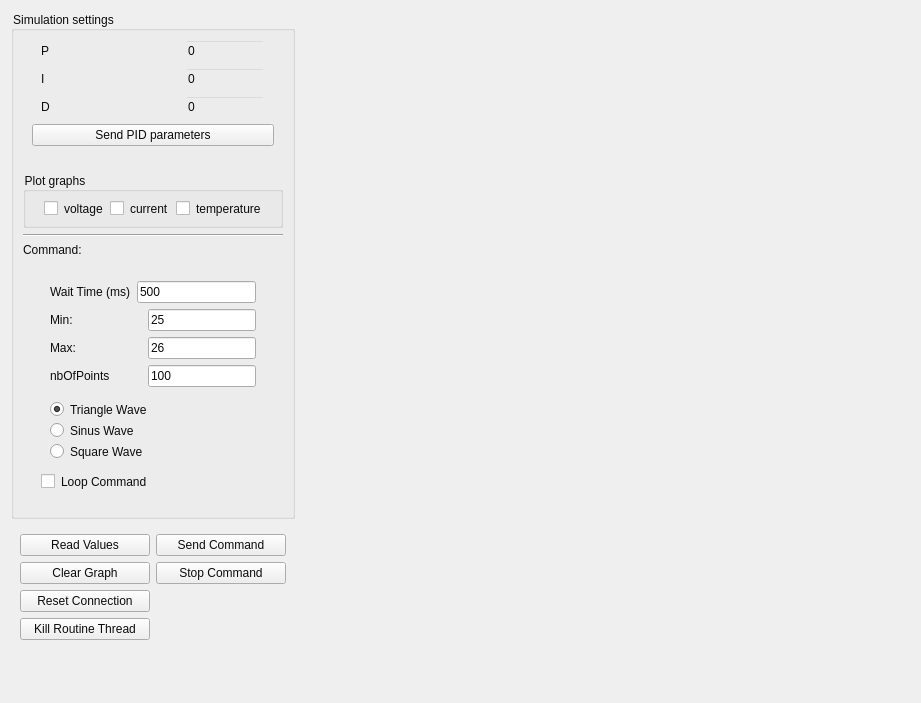
<?xml version="1.0" encoding="UTF-8"?>
<ui version="4.0">
 <class>simulationView</class>
 <widget class="QWidget" name="simulationView">
  <property name="geometry">
   <rect>
    <x>0</x>
    <y>0</y>
    <width>921</width>
    <height>703</height>
   </rect>
  </property>
  <property name="windowTitle">
   <string>Form</string>
  </property>
  <property name="styleSheet">
   <string notr="true">
QWidget{
color:#0B0B0B;
font: 11pt &quot;OpenSans-Light&quot;;
}
</string>
  </property>
  <layout class="QGridLayout" name="gridLayout">
   <item row="0" column="0">
    <widget class="QGroupBox" name="group_simulationParameters">
     <property name="sizePolicy">
      <sizepolicy hsizetype="Preferred" vsizetype="Preferred">
       <horstretch>0</horstretch>
       <verstretch>0</verstretch>
      </sizepolicy>
     </property>
     <property name="autoFillBackground">
      <bool>false</bool>
     </property>
     <property name="styleSheet">
      <string notr="true">border-color: rgb(0, 0, 0);</string>
     </property>
     <property name="title">
      <string>Simulation settings</string>
     </property>
     <layout class="QVBoxLayout" name="verticalLayout">
      <item>
       <widget class="QWidget" name="widget_2" native="true">
        <layout class="QVBoxLayout" name="verticalLayout_2">
         <property name="topMargin">
          <number>0</number>
         </property>
         <property name="bottomMargin">
          <number>20</number>
         </property>
         <item>
          <widget class="QWidget" name="widget" native="true">
           <layout class="QHBoxLayout" name="horizontalLayout">
            <property name="topMargin">
             <number>0</number>
            </property>
            <property name="bottomMargin">
             <number>0</number>
            </property>
            <item>
             <widget class="QLabel" name="la_population">
              <property name="text">
               <string>P</string>
              </property>
             </widget>
            </item>
            <item>
             <widget class="QLineEdit" name="le_P">
              <property name="enabled">
               <bool>true</bool>
              </property>
              <property name="sizePolicy">
               <sizepolicy hsizetype="Preferred" vsizetype="Fixed">
                <horstretch>0</horstretch>
                <verstretch>0</verstretch>
               </sizepolicy>
              </property>
              <property name="maximumSize">
               <size>
                <width>80</width>
                <height>16777215</height>
               </size>
              </property>
              <property name="styleSheet">
               <string notr="true">background-color: rgba(0,0,0,0);
corder-color: rgba(0,0,0,0);</string>
              </property>
              <property name="text">
               <string>0</string>
              </property>
              <property name="clearButtonEnabled">
               <bool>false</bool>
              </property>
             </widget>
            </item>
           </layout>
          </widget>
         </item>
         <item>
          <widget class="QWidget" name="widget_3" native="true">
           <layout class="QHBoxLayout" name="horizontalLayout_2">
            <property name="topMargin">
             <number>0</number>
            </property>
            <property name="bottomMargin">
             <number>0</number>
            </property>
            <item>
             <widget class="QLabel" name="la_nbOfInfected">
              <property name="text">
               <string>I</string>
              </property>
             </widget>
            </item>
            <item>
             <widget class="QLineEdit" name="le_I">
              <property name="sizePolicy">
               <sizepolicy hsizetype="Preferred" vsizetype="Fixed">
                <horstretch>0</horstretch>
                <verstretch>0</verstretch>
               </sizepolicy>
              </property>
              <property name="maximumSize">
               <size>
                <width>80</width>
                <height>16777215</height>
               </size>
              </property>
              <property name="styleSheet">
               <string notr="true">background-color: rgba(0,0,0,0);
corder-color: rgba(0,0,0,0);</string>
              </property>
              <property name="text">
               <string>0</string>
              </property>
             </widget>
            </item>
           </layout>
          </widget>
         </item>
         <item>
          <widget class="QWidget" name="widget_4" native="true">
           <layout class="QHBoxLayout" name="horizontalLayout_3">
            <property name="topMargin">
             <number>0</number>
            </property>
            <property name="bottomMargin">
             <number>0</number>
            </property>
            <item>
             <widget class="QLabel" name="la_simulationTime">
              <property name="text">
               <string>D</string>
              </property>
             </widget>
            </item>
            <item>
             <widget class="QLineEdit" name="le_D">
              <property name="sizePolicy">
               <sizepolicy hsizetype="Preferred" vsizetype="Fixed">
                <horstretch>0</horstretch>
                <verstretch>0</verstretch>
               </sizepolicy>
              </property>
              <property name="maximumSize">
               <size>
                <width>80</width>
                <height>16777215</height>
               </size>
              </property>
              <property name="styleSheet">
               <string notr="true">background-color: rgba(0,0,0,0);
corder-color: rgba(0,0,0,0);</string>
              </property>
              <property name="text">
               <string>0</string>
              </property>
             </widget>
            </item>
           </layout>
          </widget>
         </item>
         <item>
          <widget class="QPushButton" name="pb_send_PID">
           <property name="text">
            <string>Send PID parameters</string>
           </property>
          </widget>
         </item>
        </layout>
       </widget>
      </item>
      <item>
       <widget class="QGroupBox" name="group_graphType">
        <property name="title">
         <string>Plot graphs</string>
        </property>
        <layout class="QGridLayout" name="gridLayout_5">
         <property name="topMargin">
          <number>9</number>
         </property>
         <property name="bottomMargin">
          <number>9</number>
         </property>
         <item row="0" column="0">
          <widget class="QWidget" name="graphStyleWidget" native="true">
           <layout class="QGridLayout" name="gridLayout_6">
            <property name="topMargin">
             <number>0</number>
            </property>
            <property name="bottomMargin">
             <number>0</number>
            </property>
            <item row="0" column="0">
             <widget class="QCheckBox" name="cb_voltage">
              <property name="text">
               <string>voltage</string>
              </property>
             </widget>
            </item>
            <item row="0" column="1">
             <widget class="QCheckBox" name="cb_current">
              <property name="text">
               <string>current</string>
              </property>
             </widget>
            </item>
            <item row="0" column="2">
             <widget class="QCheckBox" name="cb_temperature">
              <property name="text">
               <string>temperature</string>
              </property>
             </widget>
            </item>
           </layout>
          </widget>
         </item>
        </layout>
       </widget>
      </item>
      <item>
       <widget class="Line" name="line">
        <property name="orientation">
         <enum>Qt::Horizontal</enum>
        </property>
       </widget>
      </item>
      <item>
       <widget class="QLabel" name="label">
        <property name="text">
         <string>Command:</string>
        </property>
       </widget>
      </item>
      <item>
       <widget class="QWidget" name="fittingSimulationWidget" native="true">
        <layout class="QGridLayout" name="gridLayout_2">
         <item row="1" column="1">
          <widget class="QWidget" name="widget_5" native="true">
           <property name="sizePolicy">
            <sizepolicy hsizetype="Preferred" vsizetype="Preferred">
             <horstretch>1</horstretch>
             <verstretch>0</verstretch>
            </sizepolicy>
           </property>
           <layout class="QVBoxLayout" name="verticalLayout_3">
            <item>
             <widget class="QWidget" name="widget_10" native="true">
              <layout class="QHBoxLayout" name="horizontalLayout_7">
               <property name="topMargin">
                <number>0</number>
               </property>
               <property name="bottomMargin">
                <number>0</number>
               </property>
               <item>
                <widget class="QLabel" name="la_cmdWaitTime">
                 <property name="text">
                  <string>Wait Time (ms)</string>
                 </property>
                </widget>
               </item>
               <item>
                <widget class="QLineEdit" name="le_cmdWaitTime">
                 <property name="text">
                  <string>500</string>
                 </property>
                </widget>
               </item>
              </layout>
             </widget>
            </item>
            <item>
             <widget class="QWidget" name="widget_6" native="true">
              <layout class="QHBoxLayout" name="horizontalLayout_4">
               <property name="topMargin">
                <number>0</number>
               </property>
               <property name="bottomMargin">
                <number>0</number>
               </property>
               <item>
                <widget class="QLabel" name="label_2">
                 <property name="sizePolicy">
                  <sizepolicy hsizetype="Expanding" vsizetype="Preferred">
                   <horstretch>0</horstretch>
                   <verstretch>0</verstretch>
                  </sizepolicy>
                 </property>
                 <property name="text">
                  <string>Min:</string>
                 </property>
                </widget>
               </item>
               <item>
                <widget class="QLineEdit" name="le_min">
                 <property name="text">
                  <string>25</string>
                 </property>
                </widget>
               </item>
              </layout>
             </widget>
            </item>
            <item>
             <widget class="QWidget" name="widget_7" native="true">
              <layout class="QHBoxLayout" name="horizontalLayout_5">
               <property name="topMargin">
                <number>0</number>
               </property>
               <property name="bottomMargin">
                <number>0</number>
               </property>
               <item>
                <widget class="QLabel" name="label_3">
                 <property name="sizePolicy">
                  <sizepolicy hsizetype="Expanding" vsizetype="Preferred">
                   <horstretch>0</horstretch>
                   <verstretch>0</verstretch>
                  </sizepolicy>
                 </property>
                 <property name="text">
                  <string>Max:</string>
                 </property>
                </widget>
               </item>
               <item>
                <widget class="QLineEdit" name="le_max">
                 <property name="text">
                  <string>26</string>
                 </property>
                </widget>
               </item>
              </layout>
             </widget>
            </item>
            <item>
             <widget class="QWidget" name="widget_9" native="true">
              <layout class="QHBoxLayout" name="horizontalLayout_6">
               <property name="topMargin">
                <number>0</number>
               </property>
               <property name="bottomMargin">
                <number>0</number>
               </property>
               <item>
                <widget class="QLabel" name="label_4">
                 <property name="sizePolicy">
                  <sizepolicy hsizetype="Expanding" vsizetype="Preferred">
                   <horstretch>0</horstretch>
                   <verstretch>0</verstretch>
                  </sizepolicy>
                 </property>
                 <property name="text">
                  <string>nbOfPoints</string>
                 </property>
                </widget>
               </item>
               <item>
                <widget class="QLineEdit" name="le_nbOfPoints">
                 <property name="text">
                  <string>100</string>
                 </property>
                </widget>
               </item>
              </layout>
             </widget>
            </item>
            <item>
             <widget class="QWidget" name="widget_8" native="true">
              <layout class="QVBoxLayout" name="verticalLayout_4">
               <item>
                <widget class="QRadioButton" name="rb_triangle">
                 <property name="text">
                  <string>Triangle Wave</string>
                 </property>
                 <property name="checked">
                  <bool>true</bool>
                 </property>
                </widget>
               </item>
               <item>
                <widget class="QRadioButton" name="radioButton_2">
                 <property name="text">
                  <string>Sinus Wave</string>
                 </property>
                </widget>
               </item>
               <item>
                <widget class="QRadioButton" name="radioButton_3">
                 <property name="text">
                  <string>Square Wave</string>
                 </property>
                </widget>
               </item>
              </layout>
             </widget>
            </item>
            <item>
             <widget class="QCheckBox" name="cb_loop">
              <property name="text">
               <string>Loop Command</string>
              </property>
             </widget>
            </item>
           </layout>
          </widget>
         </item>
        </layout>
       </widget>
      </item>
     </layout>
    </widget>
   </item>
   <item row="0" column="1" rowspan="4">
    <widget class="GraphicsLayoutWidget" name="pyqtgraphWidget" native="true">
     <property name="sizePolicy">
      <sizepolicy hsizetype="Expanding" vsizetype="Preferred">
       <horstretch>10</horstretch>
       <verstretch>0</verstretch>
      </sizepolicy>
     </property>
    </widget>
   </item>
   <item row="1" column="0">
    <widget class="QWidget" name="widget_11" native="true">
     <layout class="QGridLayout" name="gridLayout_3">
      <item row="4" column="0">
       <widget class="QPushButton" name="pb_resetConnection">
        <property name="text">
         <string>Reset Connection</string>
        </property>
       </widget>
      </item>
      <item row="2" column="0">
       <widget class="QPushButton" name="pb_clearGraph">
        <property name="text">
         <string>Clear Graph</string>
        </property>
       </widget>
      </item>
      <item row="0" column="0">
       <widget class="QPushButton" name="pb_read">
        <property name="text">
         <string>Read Values</string>
        </property>
       </widget>
      </item>
      <item row="0" column="1">
       <widget class="QPushButton" name="pb_launchCommand">
        <property name="styleSheet">
         <string notr="true"/>
        </property>
        <property name="text">
         <string>Send Command</string>
        </property>
       </widget>
      </item>
      <item row="2" column="1">
       <widget class="QPushButton" name="pb_stopCommand">
        <property name="text">
         <string>Stop Command</string>
        </property>
       </widget>
      </item>
      <item row="5" column="0">
       <widget class="QPushButton" name="pb_kill">
        <property name="text">
         <string>Kill Routine Thread</string>
        </property>
       </widget>
      </item>
     </layout>
    </widget>
   </item>
  </layout>
 </widget>
 <customwidgets>
  <customwidget>
   <class>GraphicsLayoutWidget</class>
   <extends>QWidget</extends>
   <header>pyqtgraph</header>
   <container>1</container>
  </customwidget>
 </customwidgets>
 <resources/>
 <connections/>
</ui>
